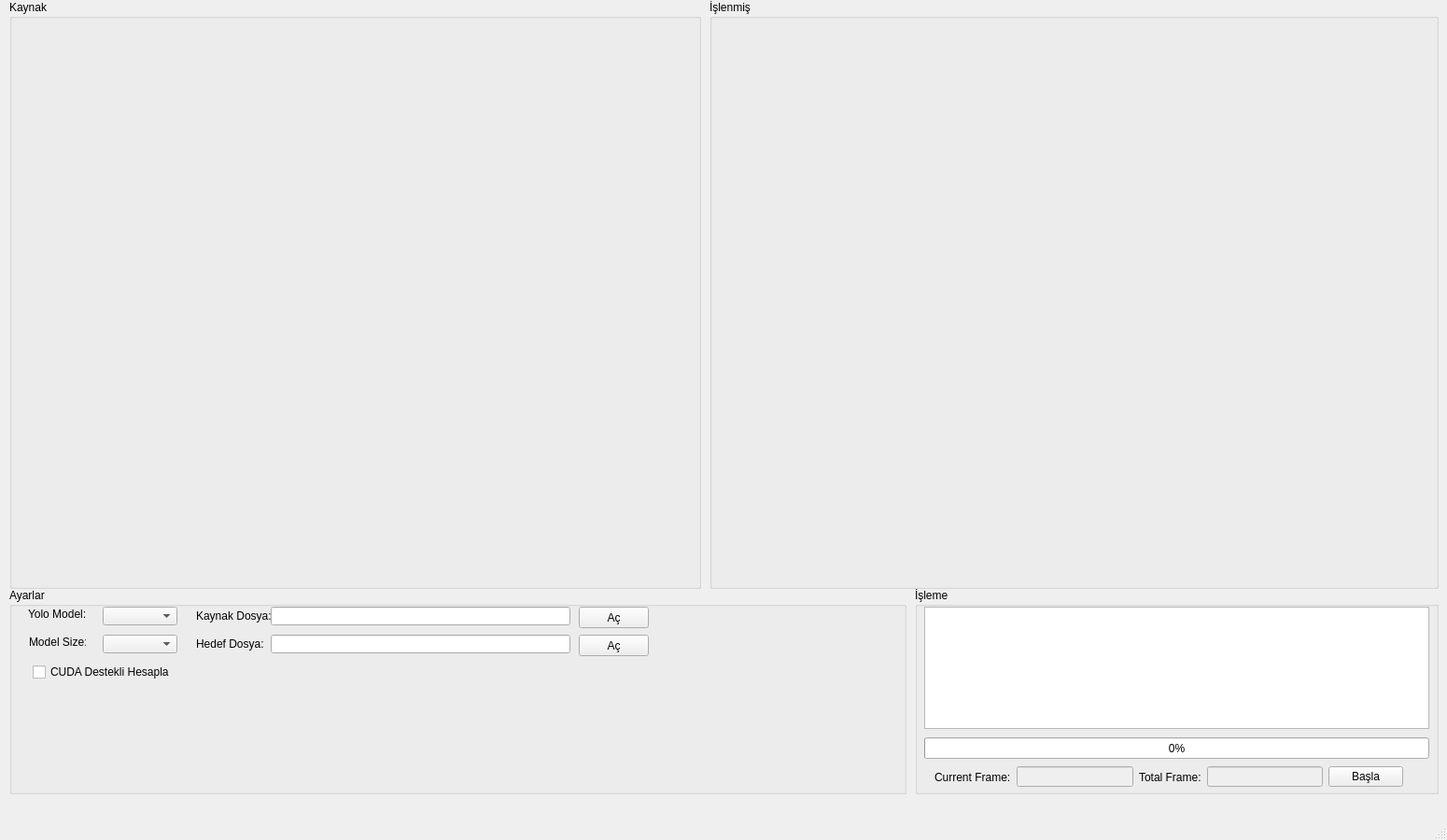
<?xml version="1.0" encoding="UTF-8"?>
<ui version="4.0">
 <class>MainWindow</class>
 <widget class="QMainWindow" name="MainWindow">
  <property name="geometry">
   <rect>
    <x>0</x>
    <y>0</y>
    <width>1550</width>
    <height>900</height>
   </rect>
  </property>
  <property name="minimumSize">
   <size>
    <width>1550</width>
    <height>900</height>
   </size>
  </property>
  <property name="maximumSize">
   <size>
    <width>1550</width>
    <height>900</height>
   </size>
  </property>
  <property name="windowTitle">
   <string>İstenmeyen Nesne Tespiti Uygulaması</string>
  </property>
  <widget class="QWidget" name="centralwidget">
   <widget class="QGroupBox" name="groupBox_3">
    <property name="geometry">
     <rect>
      <x>10</x>
      <y>0</y>
      <width>741</width>
      <height>631</height>
     </rect>
    </property>
    <property name="title">
     <string>Kaynak</string>
    </property>
    <widget class="QLabel" name="kaynak">
     <property name="geometry">
      <rect>
       <x>10</x>
       <y>20</y>
       <width>720</width>
       <height>600</height>
      </rect>
     </property>
     <property name="minimumSize">
      <size>
       <width>720</width>
       <height>600</height>
      </size>
     </property>
     <property name="text">
      <string/>
     </property>
    </widget>
   </widget>
   <widget class="QGroupBox" name="groupBox_4">
    <property name="geometry">
     <rect>
      <x>760</x>
      <y>0</y>
      <width>781</width>
      <height>631</height>
     </rect>
    </property>
    <property name="title">
     <string>İşlenmiş</string>
    </property>
    <widget class="QLabel" name="sonuc">
     <property name="geometry">
      <rect>
       <x>10</x>
       <y>20</y>
       <width>720</width>
       <height>600</height>
      </rect>
     </property>
     <property name="minimumSize">
      <size>
       <width>720</width>
       <height>600</height>
      </size>
     </property>
     <property name="text">
      <string/>
     </property>
    </widget>
   </widget>
   <widget class="QGroupBox" name="groupBox">
    <property name="geometry">
     <rect>
      <x>10</x>
      <y>630</y>
      <width>961</width>
      <height>221</height>
     </rect>
    </property>
    <property name="title">
     <string>Ayarlar</string>
    </property>
    <widget class="QComboBox" name="model_type">
     <property name="geometry">
      <rect>
       <x>100</x>
       <y>20</y>
       <width>80</width>
       <height>20</height>
      </rect>
     </property>
     <property name="minimumSize">
      <size>
       <width>80</width>
       <height>20</height>
      </size>
     </property>
     <property name="maximumSize">
      <size>
       <width>80</width>
       <height>20</height>
      </size>
     </property>
    </widget>
    <widget class="QLabel" name="label_3">
     <property name="geometry">
      <rect>
       <x>20</x>
       <y>20</y>
       <width>61</width>
       <height>16</height>
      </rect>
     </property>
     <property name="text">
      <string>Yolo Model:</string>
     </property>
    </widget>
    <widget class="QLabel" name="label_5">
     <property name="geometry">
      <rect>
       <x>200</x>
       <y>20</y>
       <width>81</width>
       <height>20</height>
      </rect>
     </property>
     <property name="text">
      <string>Kaynak Dosya:</string>
     </property>
    </widget>
    <widget class="QLineEdit" name="metin_kaynak">
     <property name="geometry">
      <rect>
       <x>280</x>
       <y>20</y>
       <width>321</width>
       <height>20</height>
      </rect>
     </property>
    </widget>
    <widget class="QPushButton" name="b_kaynak_ac">
     <property name="geometry">
      <rect>
       <x>610</x>
       <y>20</y>
       <width>75</width>
       <height>23</height>
      </rect>
     </property>
     <property name="text">
      <string>Aç</string>
     </property>
    </widget>
    <widget class="QLabel" name="label_4">
     <property name="geometry">
      <rect>
       <x>21</x>
       <y>50</y>
       <width>61</width>
       <height>16</height>
      </rect>
     </property>
     <property name="text">
      <string>Model Size:</string>
     </property>
    </widget>
    <widget class="QComboBox" name="model_size">
     <property name="geometry">
      <rect>
       <x>100</x>
       <y>50</y>
       <width>80</width>
       <height>20</height>
      </rect>
     </property>
     <property name="minimumSize">
      <size>
       <width>80</width>
       <height>20</height>
      </size>
     </property>
     <property name="maximumSize">
      <size>
       <width>80</width>
       <height>20</height>
      </size>
     </property>
    </widget>
    <widget class="QLabel" name="label_6">
     <property name="geometry">
      <rect>
       <x>200</x>
       <y>50</y>
       <width>81</width>
       <height>20</height>
      </rect>
     </property>
     <property name="text">
      <string>Hedef Dosya:</string>
     </property>
    </widget>
    <widget class="QPushButton" name="b_hedef_ac">
     <property name="geometry">
      <rect>
       <x>610</x>
       <y>50</y>
       <width>75</width>
       <height>23</height>
      </rect>
     </property>
     <property name="text">
      <string>Aç</string>
     </property>
    </widget>
    <widget class="QLineEdit" name="metin_hedef">
     <property name="geometry">
      <rect>
       <x>280</x>
       <y>50</y>
       <width>321</width>
       <height>20</height>
      </rect>
     </property>
    </widget>
    <widget class="QCheckBox" name="cuda_kullan">
     <property name="geometry">
      <rect>
       <x>25</x>
       <y>80</y>
       <width>151</width>
       <height>20</height>
      </rect>
     </property>
     <property name="text">
      <string>CUDA Destekli Hesapla</string>
     </property>
    </widget>
   </widget>
   <widget class="QGroupBox" name="groupBox_2">
    <property name="geometry">
     <rect>
      <x>980</x>
      <y>630</y>
      <width>561</width>
      <height>221</height>
     </rect>
    </property>
    <property name="title">
     <string>İşleme</string>
    </property>
    <widget class="QTextEdit" name="textEdit">
     <property name="geometry">
      <rect>
       <x>10</x>
       <y>20</y>
       <width>541</width>
       <height>131</height>
      </rect>
     </property>
    </widget>
    <widget class="QProgressBar" name="progressBar">
     <property name="geometry">
      <rect>
       <x>10</x>
       <y>160</y>
       <width>541</width>
       <height>23</height>
      </rect>
     </property>
     <property name="value">
      <number>0</number>
     </property>
    </widget>
    <widget class="QWidget" name="">
     <property name="geometry">
      <rect>
       <x>21</x>
       <y>190</y>
       <width>502</width>
       <height>25</height>
      </rect>
     </property>
     <layout class="QHBoxLayout" name="horizontalLayout">
      <item>
       <widget class="QLabel" name="label">
        <property name="text">
         <string>Current Frame:</string>
        </property>
       </widget>
      </item>
      <item>
       <widget class="QLineEdit" name="curr_frame_counter">
        <property name="enabled">
         <bool>false</bool>
        </property>
       </widget>
      </item>
      <item>
       <widget class="QLabel" name="label_2">
        <property name="text">
         <string>Total Frame:</string>
        </property>
       </widget>
      </item>
      <item>
       <widget class="QLineEdit" name="total_frame_counter">
        <property name="enabled">
         <bool>false</bool>
        </property>
       </widget>
      </item>
      <item>
       <widget class="QPushButton" name="pb2">
        <property name="text">
         <string>Başla</string>
        </property>
       </widget>
      </item>
     </layout>
    </widget>
   </widget>
  </widget>
  <widget class="QMenuBar" name="menubar">
   <property name="geometry">
    <rect>
     <x>0</x>
     <y>0</y>
     <width>1550</width>
     <height>21</height>
    </rect>
   </property>
  </widget>
  <widget class="QStatusBar" name="statusbar"/>
  <action name="actionResim_A">
   <property name="text">
    <string>Resim Aç</string>
   </property>
  </action>
  <action name="actionVideo_A">
   <property name="text">
    <string>Video Aç</string>
   </property>
  </action>
  <action name="actionKaydet">
   <property name="text">
    <string>Kaydet</string>
   </property>
  </action>
  <action name="actionDosyay_Kapat">
   <property name="text">
    <string>Dosyayı Kapat</string>
   </property>
  </action>
  <action name="actionProgramdan_k">
   <property name="text">
    <string>Programdan Çık</string>
   </property>
  </action>
  <action name="actionVeri_D_zenleme">
   <property name="text">
    <string>Veri Düzenleme</string>
   </property>
  </action>
  <action name="actionModel_E_itimi">
   <property name="text">
    <string>Model Eğitimi</string>
   </property>
  </action>
  <action name="actionYard_m">
   <property name="text">
    <string>Yardım</string>
   </property>
  </action>
  <action name="actionHakk_nda">
   <property name="text">
    <string>Hakkında</string>
   </property>
  </action>
  <action name="actionAyarlar">
   <property name="text">
    <string>Ayarlar</string>
   </property>
  </action>
 </widget>
 <resources/>
 <connections/>
</ui>
